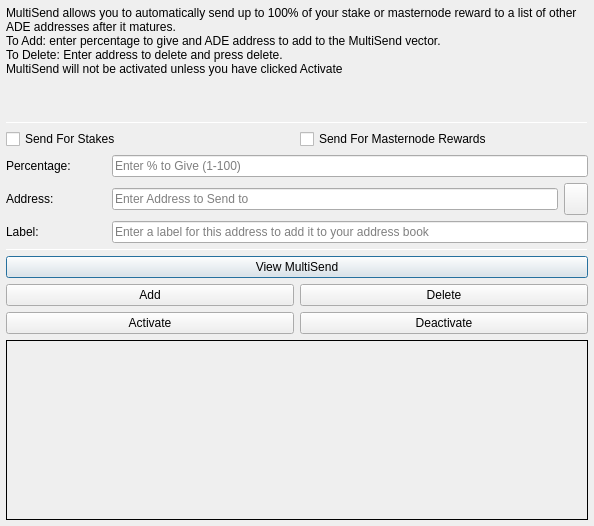
<?xml version="1.0" encoding="UTF-8"?>
<ui version="4.0">
 <class>MultiSendDialog</class>
 <widget class="QDialog" name="MultiSendDialog">
  <property name="windowModality">
   <enum>Qt::NonModal</enum>
  </property>
  <property name="geometry">
   <rect>
    <x>0</x>
    <y>0</y>
    <width>594</width>
    <height>526</height>
   </rect>
  </property>
  <property name="windowTitle">
   <string>MultiSend</string>
  </property>
  <layout class="QVBoxLayout" name="verticalLayout" stretch="0">
   <property name="leftMargin">
    <number>6</number>
   </property>
   <property name="topMargin">
    <number>6</number>
   </property>
   <property name="rightMargin">
    <number>6</number>
   </property>
   <property name="bottomMargin">
    <number>6</number>
   </property>
   <item>
    <layout class="QVBoxLayout" name="verticalLayout_Main" stretch="1,1,1,0,1,1,1">
     <item>
      <widget class="QLabel" name="label_2">
       <property name="lineWidth">
        <number>1</number>
       </property>
       <property name="text">
        <string>MultiSend allows you to automatically send up to 100% of your stake or masternode reward to a list of other ADE addresses after it matures.
To Add: enter percentage to give and ADE address to add to the MultiSend vector.
To Delete: Enter address to delete and press delete.
MultiSend will not be activated unless you have clicked Activate</string>
       </property>
       <property name="alignment">
        <set>Qt::AlignLeading|Qt::AlignLeft|Qt::AlignTop</set>
       </property>
       <property name="wordWrap">
        <bool>true</bool>
       </property>
      </widget>
     </item>
     <item>
      <widget class="Line" name="line">
       <property name="minimumSize">
        <size>
         <width>0</width>
         <height>1</height>
        </size>
       </property>
       <property name="maximumSize">
        <size>
         <width>16777215</width>
         <height>1</height>
        </size>
       </property>
       <property name="orientation">
        <enum>Qt::Horizontal</enum>
       </property>
      </widget>
     </item>
     <item>
      <layout class="QVBoxLayout" name="verticalLayout_Settings">
       <item>
        <layout class="QHBoxLayout" name="horizontalLayout">
         <item>
          <widget class="QCheckBox" name="multiSendStakeCheckBox">
           <property name="text">
            <string>Send For Stakes</string>
           </property>
          </widget>
         </item>
         <item>
          <widget class="QCheckBox" name="multiSendMasternodeCheckBox">
           <property name="text">
            <string>Send For Masternode Rewards</string>
           </property>
          </widget>
         </item>
        </layout>
       </item>
       <item>
        <layout class="QHBoxLayout" name="horizontalLayout_6">
         <item>
          <widget class="QLabel" name="label">
           <property name="minimumSize">
            <size>
             <width>100</width>
             <height>0</height>
            </size>
           </property>
           <property name="toolTip">
            <string>Percentage of stake to send</string>
           </property>
           <property name="text">
            <string>Percentage:</string>
           </property>
          </widget>
         </item>
         <item>
          <widget class="QLineEdit" name="multiSendPercentEdit">
           <property name="toolTip">
            <string>Enter whole numbers 1 - 100</string>
           </property>
           <property name="placeholderText">
            <string>Enter % to Give (1-100)</string>
           </property>
          </widget>
         </item>
        </layout>
       </item>
       <item>
        <layout class="QHBoxLayout" name="horizontalLayout_7">
         <item>
          <widget class="QLabel" name="label_5">
           <property name="minimumSize">
            <size>
             <width>100</width>
             <height>0</height>
            </size>
           </property>
           <property name="toolTip">
            <string>Address to send portion of stake to</string>
           </property>
           <property name="text">
            <string>Address:</string>
           </property>
          </widget>
         </item>
         <item>
          <widget class="QLineEdit" name="multiSendAddressEdit">
           <property name="toolTip">
            <string/>
           </property>
           <property name="placeholderText">
            <string>Enter Address to Send to</string>
           </property>
          </widget>
         </item>
         <item>
          <widget class="QToolButton" name="addressBookButton">
           <property name="maximumSize">
            <size>
             <width>16777215</width>
             <height>32</height>
            </size>
           </property>
           <property name="toolTip">
            <string>Choose an address from the address book</string>
           </property>
           <property name="text">
            <string/>
           </property>
           <property name="icon">
            <iconset resource="../adeptio.qrc">
             <normaloff>:/icons/address-book</normaloff>:/icons/address-book</iconset>
           </property>
           <property name="shortcut">
            <string>Alt+A</string>
           </property>
          </widget>
         </item>
        </layout>
       </item>
      </layout>
     </item>
     <item>
      <layout class="QHBoxLayout" name="horizontalLayout_3">
       <item>
        <widget class="QLabel" name="label_3">
         <property name="minimumSize">
          <size>
           <width>100</width>
           <height>0</height>
          </size>
         </property>
         <property name="text">
          <string>Label:</string>
         </property>
        </widget>
       </item>
       <item>
        <widget class="QLineEdit" name="labelAddressLabelEdit">
         <property name="placeholderText">
          <string>Enter a label for this address to add it to your address book</string>
         </property>
        </widget>
       </item>
      </layout>
     </item>
     <item>
      <widget class="Line" name="line_2">
       <property name="minimumSize">
        <size>
         <width>0</width>
         <height>1</height>
        </size>
       </property>
       <property name="maximumSize">
        <size>
         <width>16777215</width>
         <height>1</height>
        </size>
       </property>
       <property name="orientation">
        <enum>Qt::Horizontal</enum>
       </property>
      </widget>
     </item>
     <item>
      <layout class="QVBoxLayout" name="verticalLayout_Buttons">
       <item>
        <layout class="QHBoxLayout" name="horizontalLayout_4">
         <item>
          <widget class="QPushButton" name="viewButton">
           <property name="toolTip">
            <string/>
           </property>
           <property name="statusTip">
            <string>View MultiSend Vector</string>
           </property>
           <property name="text">
            <string>View MultiSend</string>
           </property>
          </widget>
         </item>
        </layout>
       </item>
       <item>
        <layout class="QHBoxLayout" name="horizontalLayout_2">
         <item>
          <widget class="QPushButton" name="addButton">
           <property name="toolTip">
            <string/>
           </property>
           <property name="statusTip">
            <string>Add to MultiSend Vector</string>
           </property>
           <property name="text">
            <string>Add</string>
           </property>
          </widget>
         </item>
         <item>
          <widget class="QPushButton" name="deleteButton">
           <property name="toolTip">
            <string/>
           </property>
           <property name="statusTip">
            <string>Delete Address From MultiSend Vector</string>
           </property>
           <property name="text">
            <string>Delete</string>
           </property>
          </widget>
         </item>
        </layout>
       </item>
       <item>
        <layout class="QHBoxLayout" name="horizontalLayout_5">
         <item>
          <widget class="QPushButton" name="activateButton">
           <property name="statusTip">
            <string>Activate MultiSend</string>
           </property>
           <property name="text">
            <string>Activate</string>
           </property>
          </widget>
         </item>
         <item>
          <widget class="QPushButton" name="disableButton">
           <property name="statusTip">
            <string>Deactivate MultiSend</string>
           </property>
           <property name="text">
            <string>Deactivate</string>
           </property>
          </widget>
         </item>
        </layout>
       </item>
      </layout>
     </item>
     <item>
      <widget class="QLabel" name="message">
       <property name="minimumSize">
        <size>
         <width>0</width>
         <height>180</height>
        </size>
       </property>
       <property name="frameShape">
        <enum>QFrame::Panel</enum>
       </property>
       <property name="frameShadow">
        <enum>QFrame::Plain</enum>
       </property>
       <property name="lineWidth">
        <number>1</number>
       </property>
       <property name="midLineWidth">
        <number>1</number>
       </property>
       <property name="text">
        <string/>
       </property>
       <property name="alignment">
        <set>Qt::AlignLeading|Qt::AlignLeft|Qt::AlignTop</set>
       </property>
       <property name="wordWrap">
        <bool>true</bool>
       </property>
      </widget>
     </item>
    </layout>
   </item>
  </layout>
 </widget>
 <resources>
  <include location="../adeptio.qrc"/>
 </resources>
 <connections/>
</ui>
